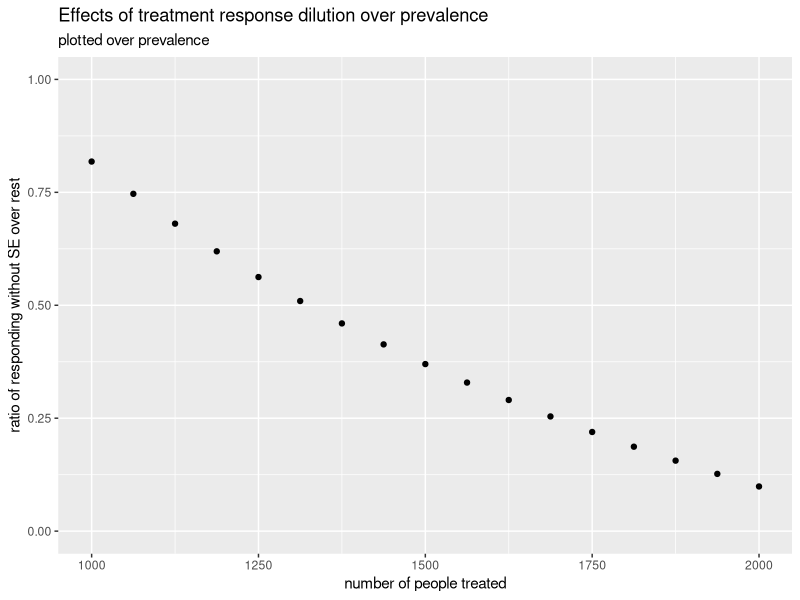
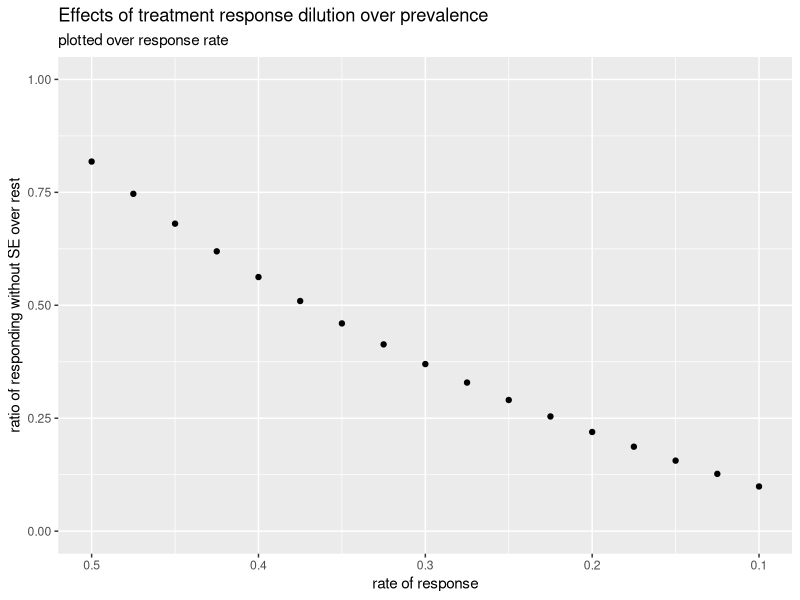

The R script that drew these images, in order: (Note: this script raises an error after producing the figures.)
pop_var <- seq(from = 1000, to = 2000, length.out= 17) 
#response <- 0.9
side_effect <- .1

response <-   seq(from = 0.5, to = 0.1, by = -.025)
  
responders <- 0
non_responders <- 0
responders_SE <- 0
responders_no_SE <- 0
non_responders_SE <- 0
non_responders_no_SE <- 0
ratio_responders_no_SE_all <- 0

for (i in 1: length(response)){
responders[i] <- pop_var[i]*response[i]
non_responders[i] <- pop_var[i]-responders[i]

responders_SE[i] <- responders[i]*0.1
responders_no_SE[i] <- responders[i] -responders_SE[i]

non_responders_SE[i] <- non_responders[i]*0.1
non_responders_no_SE[i] <- non_responders[i]-non_responders_SE[i]

responders
non_responders
responders_SE
responders_no_SE
non_responders_SE
non_responders_no_SE


ratio_responders_no_SE_all[i] <- responders_no_SE[i]/(responders_SE[i]+non_responders_SE[i]+non_responders_no_SE[i])
ratio_responders_no_SE_all[i]

}

ratio_responders_no_SE_all

df_response_ratio <- data.frame(ratio_responders_no_SE_all = ratio_responders_no_SE_all, 
                                pop_var = pop_var ,  response = response )

library(tidyverse)
ratio_over_prevalence <- df_response_ratio%>% 
  ggplot(aes(x= pop_var , y =ratio_responders_no_SE_all )) +
  geom_point()+
  ylim(0,1)+
  ggtitle("Effects of treatment response dilution over prevalence") +
  labs(subtitle = "plotted over prevalence")+
  ylab("ratio of responding without SE over rest")+
  xlab("number of people treated")
ratio_over_prevalence 


ratio_over_response_rate <- df_response_ratio%>% 
  ggplot(aes(x= response , y =ratio_responders_no_SE_all )) +
  geom_point()+
  ylim(0,1)+
  ggtitle("Effects of treatment response dilution over prevalence") +
  labs(subtitle = "plotted over response rate")+
  ylab("ratio of responding without SE over rest")+
  xlab("rate of response")+
  scale_x_reverse()
ratio_over_response_rate

dilution_of_response <-  ratio_over_prevalence / ratio_over_response_rate
dilution_of_response
